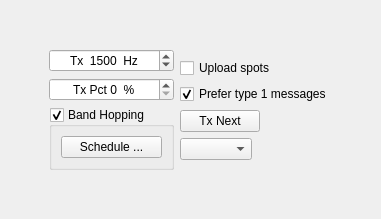
         <widget class="QWidget" name="page_2">
          <layout class="QVBoxLayout" name="verticalLayout_5">
           <property name="leftMargin">
            <number>0</number>
           </property>
           <property name="topMargin">
            <number>0</number>
           </property>
           <property name="rightMargin">
            <number>0</number>
           </property>
           <property name="bottomMargin">
            <number>0</number>
           </property>
           <item>
            <widget class="QWidget" name="widget_2" native="true">
             <layout class="QHBoxLayout" name="horizontalLayout_9">
              <property name="leftMargin">
               <number>0</number>
              </property>
              <property name="topMargin">
               <number>0</number>
              </property>
              <property name="rightMargin">
               <number>0</number>
              </property>
              <property name="bottomMargin">
               <number>0</number>
              </property>
              <item>
               <widget class="QWidget" name="WSPR_controls_widget" native="true">
                <layout class="QGridLayout" name="gridLayout_9">
                 <item row="1" column="0">
                  <spacer name="horizontalSpacer_7">
                   <property name="orientation">
                    <enum>Qt::Horizontal</enum>
                   </property>
                   <property name="sizeHint" stdset="0">
                    <size>
                     <width>40</width>
                     <height>20</height>
                    </size>
                   </property>
                  </spacer>
                 </item>
                 <item row="1" column="2">
                  <spacer name="horizontalSpacer_6">
                   <property name="orientation">
                    <enum>Qt::Horizontal</enum>
                   </property>
                   <property name="sizeHint" stdset="0">
                    <size>
                     <width>40</width>
                     <height>20</height>
                    </size>
                   </property>
                  </spacer>
                 </item>
                 <item row="2" column="1">
                  <spacer name="verticalSpacer_2">
                   <property name="orientation">
                    <enum>Qt::Vertical</enum>
                   </property>
                   <property name="sizeHint" stdset="0">
                    <size>
                     <width>20</width>
                     <height>40</height>
                    </size>
                   </property>
                  </spacer>
                 </item>
                 <item row="1" column="1">
                  <layout class="QHBoxLayout" name="horizontalLayout_12">
                   <item>
                    <layout class="QVBoxLayout" name="verticalLayout_7">
                     <item>
                      <widget class="QSpinBox" name="WSPRfreqSpinBox">
                       <property name="alignment">
                        <set>Qt::AlignCenter</set>
                       </property>
                       <property name="suffix">
                        <string>  Hz</string>
                       </property>
                       <property name="prefix">
                        <string>Tx  </string>
                       </property>
                       <property name="minimum">
                        <number>1400</number>
                       </property>
                       <property name="maximum">
                        <number>1700</number>
                       </property>
                       <property name="value">
                        <number>1500</number>
                       </property>
                      </widget>
                     </item>
                     <item>
                      <widget class="QSpinBox" name="sbTxPercent">
                       <property name="toolTip">
                        <string>Percentage of 2-minute sequences devoted to transmitting.</string>
                       </property>
                       <property name="alignment">
                        <set>Qt::AlignCenter</set>
                       </property>
                       <property name="suffix">
                        <string>  %</string>
                       </property>
                       <property name="prefix">
                        <string>Tx Pct </string>
                       </property>
                       <property name="maximum">
                        <number>100</number>
                       </property>
                      </widget>
                     </item>
                     <item>
                      <widget class="QGroupBox" name="band_hopping_group_box">
                       <property name="title">
                        <string>Band Hopping</string>
                       </property>
                       <property name="checkable">
                        <bool>true</bool>
                       </property>
                       <layout class="QHBoxLayout" name="horizontalLayout_7">
                        <item>
                         <widget class="QPushButton" name="band_hopping_schedule_push_button">
                          <property name="toolTip">
                           <string>Choose bands and times of day for band-hopping.</string>
                          </property>
                          <property name="text">
                           <string>Schedule ...</string>
                          </property>
                         </widget>
                        </item>
                       </layout>
                      </widget>
                     </item>
                    </layout>
                   </item>
                   <item>
                    <layout class="QVBoxLayout" name="verticalLayout_8">
                     <item>
                      <layout class="QVBoxLayout" name="verticalLayout_2">
                       <item>
                        <layout class="QHBoxLayout" name="horizontalLayout_10">
                         <item>
                          <widget class="QCheckBox" name="cbUploadWSPR_Spots">
                           <property name="toolTip">
                            <string>Upload decoded messages to WSPRnet.org.</string>
                           </property>
                           <property name="text">
                            <string>Upload spots</string>
                           </property>
                          </widget>
                         </item>
                        </layout>
                       </item>
                       <item>
                        <widget class="QCheckBox" name="WSPR_prefer_type_1_check_box">
                         <property name="toolTip">
                          <string>&lt;html&gt;&lt;head/&gt;&lt;body&gt;&lt;p&gt;6 digit locators cause 2 different mesages to be sent, the second contains the full locator but only a hashed callsign, other stations must have decoded the first once before they can decode your call in the second. Check this option to only send 4 digit locators if it will avoid the two message protocol.&lt;/p&gt;&lt;/body&gt;&lt;/html&gt;</string>
                         </property>
                         <property name="text">
                          <string>Prefer type 1 messages</string>
                         </property>
                         <property name="checked">
                          <bool>true</bool>
                         </property>
                        </widget>
                       </item>
                       <item>
                        <layout class="QHBoxLayout" name="horizontalLayout_13">
                         <item>
                          <widget class="QPushButton" name="pbTxNext">
                           <property name="toolTip">
                            <string>Transmit during the next 2-minute sequence.</string>
                           </property>
                           <property name="styleSheet">
                            <string notr="true">QPushButton:checked {
       background-color: red;
       border-style: outset;
       border-width: 1px;
       border-radius: 5px;
       border-color: black;
       min-width: 5em;
       padding: 3px;
}</string>
                           </property>
                           <property name="text">
                            <string>Tx Next</string>
                           </property>
                           <property name="checkable">
                            <bool>true</bool>
                           </property>
                          </widget>
                         </item>
                         <item>
                          <spacer name="horizontalSpacer_2">
                           <property name="orientation">
                            <enum>Qt::Horizontal</enum>
                           </property>
                           <property name="sizeHint" stdset="0">
                            <size>
                             <width>40</width>
                             <height>20</height>
                            </size>
                           </property>
                          </spacer>
                         </item>
                        </layout>
                       </item>
                       <item>
                        <layout class="QHBoxLayout" name="horizontalLayout_14">
                         <item>
                          <widget class="QComboBox" name="TxPowerComboBox">
                           <property name="toolTip">
                            <string>Set Tx power in dBm (dB above 1 mW) as part of your WSPR message.</string>
                           </property>
                          </widget>
                         </item>
                         <item>
                          <spacer name="horizontalSpacer_3">
                           <property name="orientation">
                            <enum>Qt::Horizontal</enum>
                           </property>
                           <property name="sizeHint" stdset="0">
                            <size>
                             <width>40</width>
                             <height>20</height>
                            </size>
                           </property>
                          </spacer>
                         </item>
                        </layout>
                       </item>
                      </layout>
                     </item>
                    </layout>
                   </item>
                  </layout>
                 </item>
                 <item row="0" column="1">
                  <spacer name="verticalSpacer_3">
                   <property name="orientation">
                    <enum>Qt::Vertical</enum>
                   </property>
                   <property name="sizeHint" stdset="0">
                    <size>
                     <width>20</width>
                     <height>40</height>
                    </size>
                   </property>
                  </spacer>
                 </item>
                </layout>
               </widget>
              </item>
             </layout>
            </widget>
           </item>
          </layout>
         </widget>
